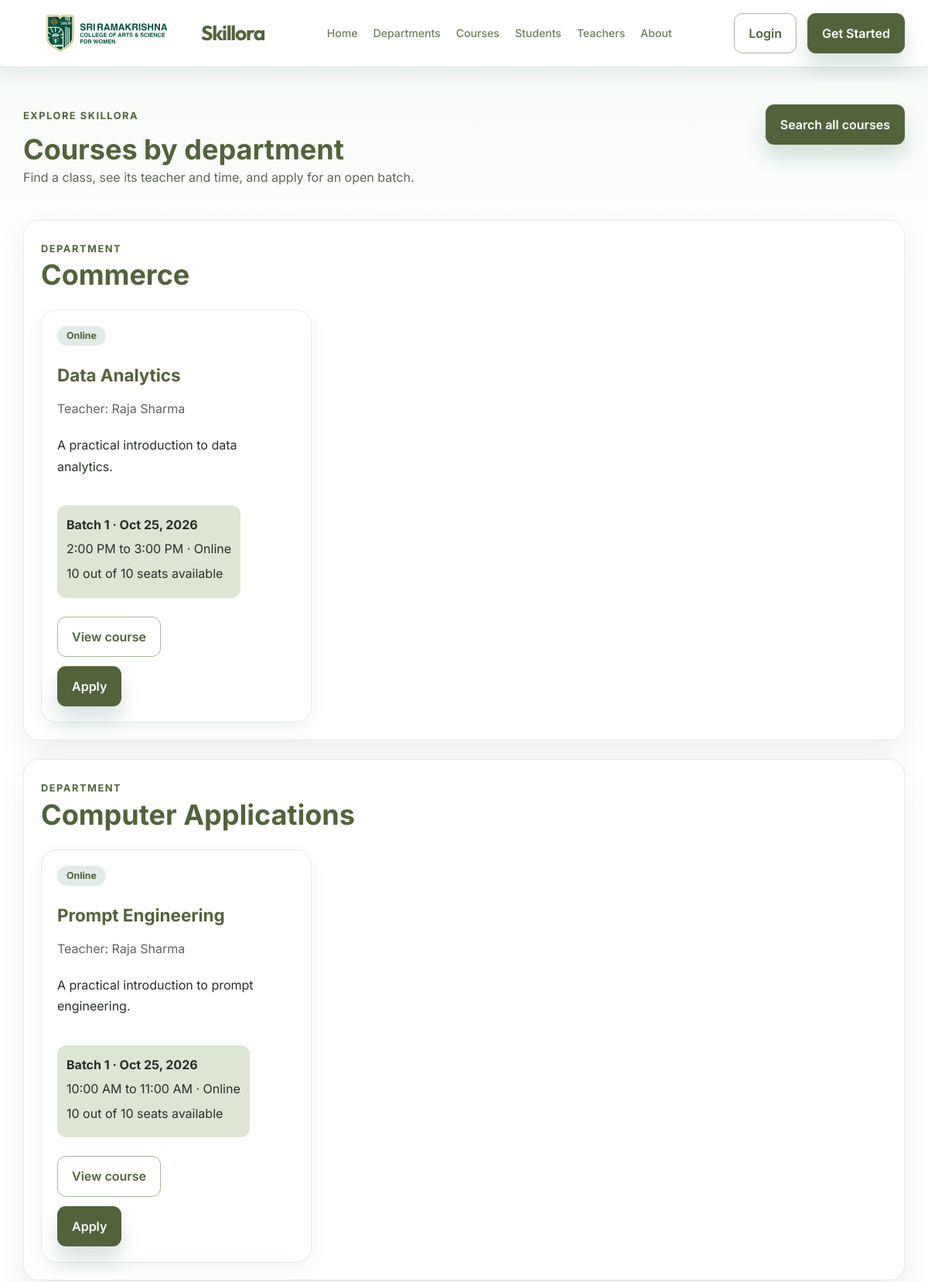
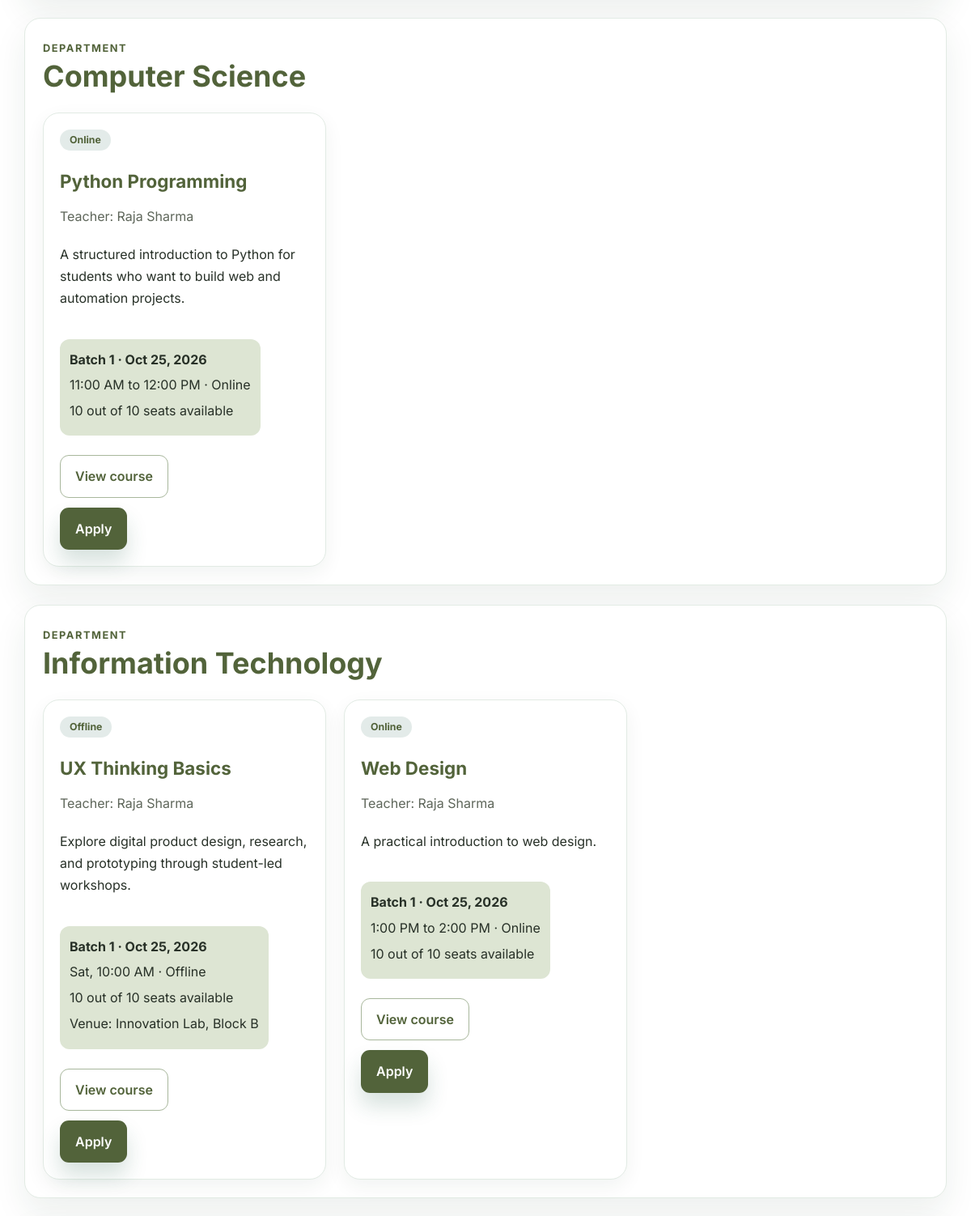
Screenshot of /departments/ (upper part) with the database file from the repository (2 pictures, top to bottom).
### core/models.py (models this page shows, shortened)
class Department(models.Model):
    name = models.CharField(max_length=120, unique=True)
    slug = models.SlugField(unique=True)
    description = models.TextField(blank=True)
    class Meta:
        ordering = ['name']

class Course(models.Model):
    class Mode(models.TextChoices):
        ONLINE = 'online', 'Online'
        OFFLINE = 'offline', 'Offline'
    class Status(models.TextChoices):
        DRAFT = 'draft', 'Draft'
        PUBLISHED = 'published', 'Published'
        CLOSED = 'closed', 'Closed'
    class ApprovalStatus(models.TextChoices):
        PENDING = 'pending', 'Pending approval'
        APPROVED = 'approved', 'Approved'
        REJECTED = 'rejected', 'Rejected'
    title = models.CharField(max_length=180)
    slug = models.SlugField(unique=True)
    description = models.TextField()
    skill = models.ForeignKey(Skill, on_delete=models.SET_NULL, null=True, blank=True, related_name='courses')
    department = models.ForeignKey(
        Department,
        on_delete=models.SET_NULL,
        null=True,
        blank=True,
        related_name='courses',
    )
    instructor = models.ForeignKey(
        settings.AUTH_USER_MODEL,
        on_delete=models.CASCADE,
        related_name='courses_taught',
        limit_choices_to=Q(role__in=(User.Role.INSTRUCTOR, User.Role.FACULTY)),
    )
    learning_objectives = models.TextField(blank=True)
    prerequisites = models.TextField(blank=True)
    duration_weeks = models.PositiveIntegerField(default=4)
    mode = models.CharField(max_length=20, choices=Mode.choices, default=Mode.ONLINE)
    schedule = models.CharField(max_length=200)
    venue = models.CharField(max_length=200, blank=True)
    meeting_link = models.URLField(blank=True)
    max_learners = models.PositiveIntegerField(default=20)
    status = models.CharField(max_length=20, choices=Status.choices, default=Status.PUBLISHED)
    approval_status = models.CharField(
        max_length=20,
        choices=ApprovalStatus.choices,
        default=ApprovalStatus.PENDING,
    )
    reviewed_by = models.ForeignKey(
        settings.AUTH_USER_MODEL,
        on_delete=models.SET_NULL,
        null=True,
        blank=True,
        related_name='course_reviews',
    )
    reviewed_at = models.DateTimeField(null=True, blank=True)
    materials_link = models.URLField(blank=True)
    created_at = models.DateTimeField(auto_now_add=True)
    updated_at = models.DateTimeField(auto_now=True)
    class Meta:
        ordering = ['-created_at']

class User(AbstractUser):
    class Role(models.TextChoices):
        STUDENT = 'student', 'Student'
        INSTRUCTOR = 'instructor', 'Teacher / Student Instructor'
        FACULTY = 'faculty', 'Faculty'
    role = models.CharField(max_length=20, choices=Role.choices, default=Role.STUDENT)
    instructor_approved = models.BooleanField(default=False)
    phone = models.CharField(max_length=30, blank=True)
    bio = models.TextField(blank=True)
    department = models.CharField(max_length=80, blank=True)
    avatar_url = models.URLField(blank=True)

class Batch(models.Model):
    course = models.ForeignKey(Course, on_delete=models.CASCADE, related_name='batches')
    name = models.CharField(max_length=100)
    start_date = models.DateField()
    schedule = models.CharField(max_length=200)
    mode = models.CharField(max_length=20, choices=Course.Mode.choices)
    venue = models.CharField(max_length=200, blank=True)
    meeting_link = models.URLField(blank=True)
    capacity = models.PositiveSmallIntegerField(
        default=10,
        validators=[MinValueValidator(1), MaxValueValidator(10)],
    )
    is_open = models.BooleanField(default=True)
    class Meta:
        ordering = ['start_date', 'schedule', 'id']
        constraints = [
            models.UniqueConstraint(fields=('course', 'name'), name='unique_batch_name_per_course'),
            models.CheckConstraint(condition=Q(capacity__gte=1, capacity__lte=10), name='batch_capacity_1_to_10'),
        ]
    @property
    def accepted_count(self):
        application_count = self.applications.filter(status=CourseApplication.Status.ACCEPTED).count()
        enrollment_count = self.enrollments.filter(
            status__in=(Enrollment.Status.ENROLLED, Enrollment.Status.COMPLETED),
        ).count()
        return max(application_count, enrollment_count)
    @property
    def available_seats(self):
        return max(self.capacity - self.accepted_count, 0)

### core/views.py (the view)
# urls.py: path('departments/', views.departments_page, name='departments'),
def departments_page(request):
    departments = Department.objects.prefetch_related(
        Prefetch(
            'courses',
            queryset=_public_courses().select_related('instructor', 'department').prefetch_related('batches'),
        ),
    )
    return render(request, 'departments.html', {'departments': departments})

### core/views.py (called while the page is built)
def _public_courses():
    return Course.objects.filter(
        status=Course.Status.PUBLISHED,
        approval_status=Course.ApprovalStatus.APPROVED,
        instructor__is_active=True,
    ).filter(
        Q(instructor__role=User.Role.FACULTY)
        | Q(instructor__role=User.Role.INSTRUCTOR, instructor__instructor_approved=True)
    )

### templates/departments.html (shortened to what this page needs)
{% extends 'base.html' %}
{% block content %}
<section class="container spaced-section">
    <div class="page-header">
        <div>
            <span class="eyebrow">Explore Skillora</span>
            <h1>Courses by department</h1>
            <p>Find a class, see its teacher and time, and apply for an open batch.</p>
        </div>
        <a href="{% url 'marketplace' %}" class="button primary">Search all courses</a>
    </div>
    {% for department in departments %}
        <section class="panel department-section" id="{{ department.slug }}">
            <div class="section-header">
                <div><span class="eyebrow">Department</span><h2>{{ department.name }}</h2></div>
            </div>
            <div class="card-grid three-col">
                {% for course in department.courses.all %}
                    <article class="course-card">
                        <span class="badge">{{ course.get_mode_display }}</span>
                        <h3>{{ course.title }}</h3>
                        <p class="meta">Teacher: {{ course.instructor.get_full_name|default:course.instructor.username }}</p>
                        <p>{{ course.description|truncatewords:18 }}</p>
                        {% for batch in course.batches.all %}
                            <div class="batch-summary">
                                <strong>{{ batch.name }} · {{ batch.start_date|date:"M j, Y" }}</strong>
                                <p>{{ batch.schedule }} · {{ batch.get_mode_display }}</p>
                                <p>{{ batch.available_seats }} out of 10 seats available</p>
                                {% if batch.venue %}<p>Venue: {{ batch.venue }}</p>{% endif %}
                            </div>
                        {% empty %}
                            <p>No batch timing posted yet.</p>
                        {% endfor %}
                        <a href="{% url 'course_detail' course.slug %}" class="button secondary">View course</a>
                        {% if user.is_authenticated and user.is_student %}
                            <a href="{% url 'apply_course' course.slug %}" class="button primary">Apply</a>
                        {% elif not user.is_authenticated %}
                            <a href="{% url 'login' %}?next={% url 'apply_course' course.slug %}" class="button primary">Apply</a>
                        {% endif %}
                    </article>
                {% empty %}
                    <p>There are no approved courses in this department yet.</p>
                {% endfor %}
            </div>
        </section>
    {% empty %}
        <div class="panel"><p>Department listings are being prepared.</p></div>
    {% endfor %}
</section>
{% endblock %}

### static/core/styles.css (style rules this page uses)
:root { --forest: #52633A; --forest-dark: #52633A; --sage: #A8B79C; --sage-deep: #859477; --mint: #DDE5D3; --cream: #ffffff; --leaf: #859477; --green-soft: #DDE5D3; --text: #273027; --muted: #5e665a; --border: #A8B79C; --white: #ffffff; --shadow: 0 18px 40px rgba(20, 58, 40, 0.08); --success: #52633A; --warning: #52633A; --danger: #52633A; }
* { box-sizing: border-box; }
html { scroll-behavior: smooth; }
body { margin: 0; font-family: 'Inter', sans-serif; background: linear-gradient(180deg, var(--mint) 0%, var(--white) 100%); color: var(--text); }
a { color: var(--forest-dark); text-decoration: none; }
.container { width: min(1160px, calc(100% - 32px)); margin: 0 auto; }
.button { display: inline-flex; align-items: center; justify-content: center; border: none; border-radius: 12px; padding: 12px 18px; font-weight: 600; cursor: pointer; white-space: nowrap; transition: transform 0.2s ease, box-shadow 0.2s ease; }
.button.primary { background: linear-gradient(135deg, var(--forest-dark), var(--forest)); color: var(--white); box-shadow: 0 16px 26px rgba(31,95,74,0.18); }
.button.secondary { background: var(--white); color: var(--forest-dark); border: 1px solid var(--border); }
.eyebrow { font-size: 0.8rem; font-weight: 700; text-transform: uppercase; letter-spacing: 0.12em; color: var(--forest); }
.chip, .badge, .tag { display: inline-flex; padding: 7px 12px; border-radius: 999px; font-size: 0.77rem; font-weight: 700; }
.chip, .badge { background: rgba(31,95,74,0.12); color: var(--forest-dark); }
.section-header { display: flex; justify-content: space-between; align-items: center; gap: 16px; margin-bottom: 22px; }
.section-header h2 { margin: 0; font-size: clamp(1.7rem, 3vw, 2.4rem); }
.card-grid { display: grid; gap: 22px; }
.three-col { grid-template-columns: repeat(3, minmax(0, 1fr)); }
.course-card, .panel, .info-box, .benefit-card, .stat-card, .auth-card { background: var(--white); border-radius: 20px; border: 1px solid var(--border); box-shadow: var(--shadow); }
.course-card { padding: 20px; transition: transform 0.25s ease, box-shadow 0.25s ease; }
.course-card h3 { margin: 16px 0 8px; font-size: 1.4rem; }
.meta { color: var(--muted); margin: 0 0 12px; }
.spaced-section { padding: 48px 0 60px; }
.page-header { display: flex; align-items: center; justify-content: space-between; gap: 20px; margin-bottom: 24px; }
.page-header h1 { margin: 10px 0 0; font-size: clamp(2rem, 3vw, 2.8rem); }
.panel { padding: 22px; }
.panel h2 { margin-top: 0; }
.department-section { margin: 24px 0; scroll-margin-top: 110px; }
.batch-summary { margin: 12px 0; padding: 12px; border-radius: 12px; background: var(--green-soft); }
.batch-summary p { margin: 5px 0; }
body { min-width: 320px; background: linear-gradient(180deg, #f3f8f4 0, #fff 360px); color: #1f3027; font-size: 16px; line-height: 1.65; }
h1, h2, h3, h4, h5, h6 { color: var(--forest-dark); font-weight: 700; line-height: 1.25; text-wrap: balance; }
h1 { font-size: clamp(2rem, 4vw, 3.25rem); }
h2 { font-size: clamp(1.5rem, 2.6vw, 2.15rem); }
h3 { font-size: clamp(1.15rem, 1.8vw, 1.5rem); }
p, li, td, th, label, small { color: inherit; }
p { line-height: 1.7; }
a { text-underline-offset: 0.18em; transition: color 180ms ease, background-color 180ms ease, opacity 180ms ease; }
.button { min-height: 44px; border: 1px solid transparent; border-radius: 11px; transition: transform 180ms ease, box-shadow 180ms ease, background-color 180ms ease; }
.section-header { align-items: flex-end; }
.section-header h2, .section-header h3 { margin: 0; }
.card-grid, .info-grid, .benefit-grid, .student-card-grid, .department-links { align-items: stretch; }
.course-card, .info-box, .benefit-card, .student-profile-card, .department-link, .panel, .auth-card, .stat-card { min-width: 0; color: var(--text); text-align: left; }
.course-card { display: flex; flex-direction: column; align-items: flex-start; gap: 8px; min-height: 100%; border-color: #e2ebe4; box-shadow: 0 8px 24px rgba(20, 58, 40, 0.06); }
.course-card h3, .course-card p { width: 100%; }
.course-card .button { margin-top: 4px; }
.department-section, .panel { border-color: #e2ebe4; text-align: left; }
.department-section + .department-section { margin-top: 22px; }
.page-header { align-items: flex-start; }
.page-header > :first-child { min-width: 0; }
.page-header p { max-width: 68ch; color: var(--muted); }

### rows the page displays
Department: name "Commerce"
Course: mode "Online", title "Data Analytics", instructor.get_full_name "Raja Sharma", description "A practical introduction to data analytics."
Batch: name "Batch 1", start_date "Oct 25, 2026", schedule "2:00 PM to 3:00 PM", mode "Online", available_seats "10"
Department: name "Computer Applications"
Course: mode "Online", title "Prompt Engineering", instructor.get_full_name "Raja Sharma", description "A practical introduction to prompt engineering."
Batch: name "Batch 1", start_date "Oct 25, 2026", schedule "10:00 AM to 11:00 AM", mode "Online", available_seats "10"
Department: name "Computer Science"
Course: mode "Online", title "Python Programming", instructor.get_full_name "Raja Sharma", description "A structured introduction to Python for students who want to build web and automation projects."
Batch: name "Batch 1", start_date "Oct 25, 2026", schedule "11:00 AM to 12:00 PM", mode "Online", available_seats "10"
Department: name "Information Technology"
Course: mode "Offline", title "UX Thinking Basics", instructor.get_full_name "Raja Sharma", description "Explore digital product design, research, and prototyping through student-led workshops."
Batch: name "Batch 1", start_date "Oct 25, 2026", schedule "Sat, 10:00 AM", mode "Offline", available_seats "10", venue "Innovation Lab, Block B"
Course: mode "Online", title "Web Design", instructor.get_full_name "Raja Sharma", description "A practical introduction to web design."
Batch: name "Batch 1", start_date "Oct 25, 2026", schedule "1:00 PM to 2:00 PM", mode "Online", available_seats "10"
